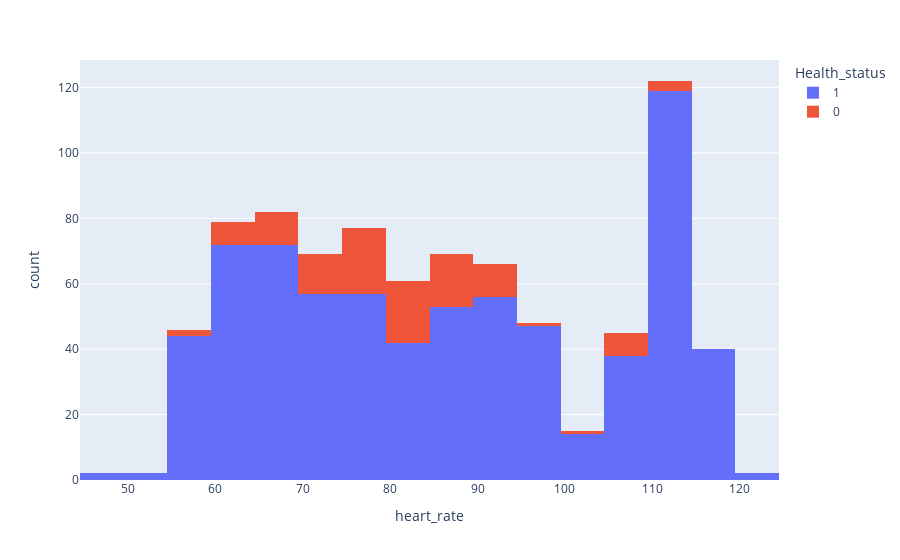

Notebook source saved alongside this figure:
### Code cell
px.histogram(health_data_not_missing, x= 'heart_rate', color='Health_status')

### Figure 1 — Plotly figure (JSON) as saved in the notebook; plotly's stock layout.template omitted (floating-point values rounded to 4 significant figures; data arrays with more than 128 entries replaced by an {"elided": "..."} marker saying what was removed)
{"data": [{"alignmentgroup": "True", "bingroup": "x", "hovertemplate": "Health_status=1<br>heart_rate=%{x}<br>count=%{y}<extra></extra>", "legendgroup": "1", "marker": {"color": "#636efa", "pattern": {"shape": ""}}, "name": "1", "offsetgroup": "1", "orientation": "v", "showlegend": true, "type": "histogram", "x": {"elided": "717 int values"}, "xaxis": "x", "yaxis": "y"}, {"alignmentgroup": "True", "bingroup": "x", "hovertemplate": "Health_status=0<br>heart_rate=%{x}<br>count=%{y}<extra></extra>", "legendgroup": "0", "marker": {"color": "#EF553B", "pattern": {"shape": ""}}, "name": "0", "offsetgroup": "0", "orientation": "v", "showlegend": true, "type": "histogram", "x": [82, 90, 67, 72, 65, 64, 68, 71, 70, 70, 72, 88, 83, 94, 78, 89, 75, 101, 86, 81, 80, 79, 80, 75, 94, 87, 76, 97, 79, 77, 70, 68, 68, 71, 90, 87, 92, 92, 72, 77, 78, 83, 80, 82, 77, 84, 89, 79, 83, 84, 87, 85, 78, 88, 91, 87, 86, 83, 57, 81, 78, 78, 78, 76, 83, 87, 78, 87, 80, 79, 79, 77, 105, 89, 84, 86, 80, 82, 55, 60, 66, 66, 68, 69, 64, 72, 73, 64, 71, 60, 64, 62, 69, 82, 89, 72, 92, 91, 93, 106, 109, 108, 107, 107, 110, 108, 114, 114], "xaxis": "x", "yaxis": "y"}], "layout": {"barmode": "relative", "legend": {"title": {"text": "Health_status"}, "tracegroupgap": 0}, "margin": {"t": 60}, "xaxis": {"anchor": "y", "domain": [0, 1], "title": {"text": "heart_rate"}}, "yaxis": {"anchor": "x", "domain": [0, 1], "title": {"text": "count"}}}}
